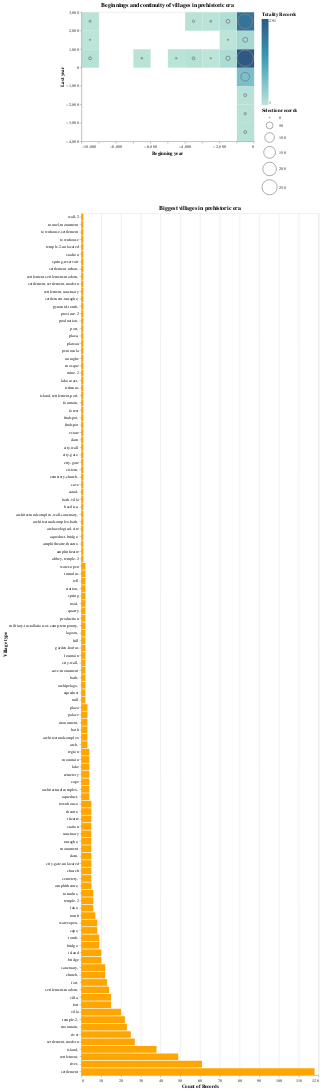

Notebook code cell kept with this figure:
### Code cell
alt.vconcat(
    rect + circ,
    bar
).resolve_legend(
    color="independent",
    size="independent"
)

### Figure 1 — Vega-Lite specification as saved in the notebook (floating-point values rounded to 4 significant figures; data arrays with more than 128 entries replaced by an {"elided": "..."} marker saying what was removed)
{"config": {"view": {"continuousWidth": 400, "continuousHeight": 300}}, "vconcat": [{"layer": [{"mark": "rect", "encoding": {"color": {"type": "quantitative", "aggregate": "count", "legend": {"title": "Totality Records"}, "scale": {"scheme": "tealblues"}}, "x": {"type": "quantitative", "bin": true, "field": "minDate", "title": "Beginning year"}, "y": {"type": "quantitative", "bin": true, "field": "maxDate", "title": "Last year"}}, "title": "Beginnings and continuity of villages in prehistoric era"}, {"mark": "point", "encoding": {"color": {"value": "grey"}, "size": {"type": "quantitative", "aggregate": "count", "legend": {"title": "Selection records"}}, "x": {"type": "quantitative", "bin": true, "field": "minDate", "title": "Beginning year"}, "y": {"type": "quantitative", "bin": true, "field": "maxDate", "title": "Last year"}}, "title": "Beginnings and continuity of villages in prehistoric era", "transform": [{"filter": {"selection": "selector001"}}]}]}, {"mark": "bar", "encoding": {"color": {"condition": {"value": "orange", "selection": "selector001"}, "value": "grey"}, "x": {"type": "quantitative", "aggregate": "count"}, "y": {"type": "nominal", "axis": {"title": "Village type"}, "field": "featureType", "sort": "x"}}, "height": 2000, "selection": {"selector001": {"type": "single", "encodings": ["x"]}}, "title": "Biggest villages in prehistoric era", "width": 550}], "data": {"name": "data-370c96e98a6595f061e1142ccb3573ba"}, "resolve": {"legend": {"color": "independent", "size": "independent"}}, "$schema": "https://vega.github.io/schema/vega-lite/v4.8.1.json", "datasets": {"data-370c96e98a6595f061e1142ccb3573ba": {"elided": "734 records"}}}
